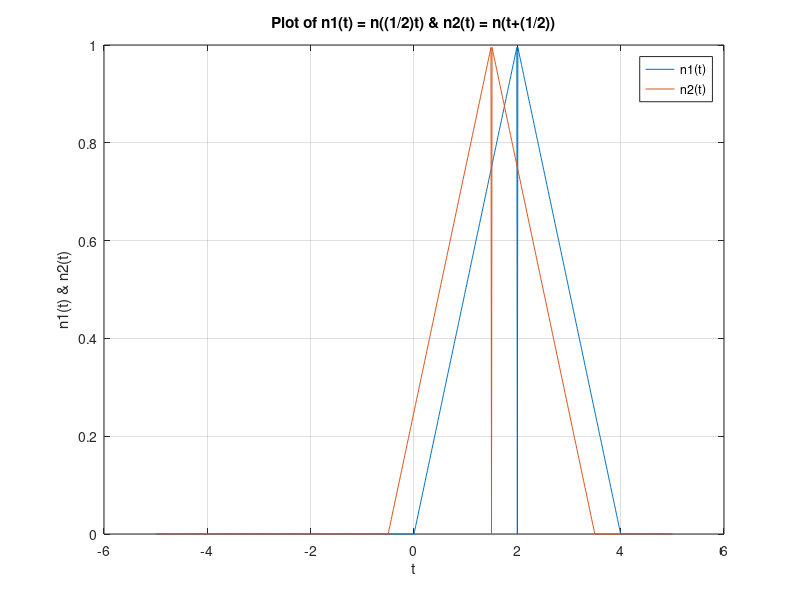

MATLAB code for this plot:
% Ivan Wang 501086429

% Problem B3

p = @(t) 1.0.*((t>=0)&(t<1));
t = (-5:0.01:5); 

r = @(t) t.*p(t); % Calculate r(t) = tp(t)
n = @(t) r(t) + r(-t + 2); % Calculate n(t) = r(t) + r(-t + 2)

n1 = @(t) n(0.5.*t); % Calculate n1(t) = n((1/2)t)
n2 = @(t) n1(t+0.5); % Calculate n2(t) = n1(t+(1/2))

plot(t,n1(t)); % Plot n1(t)

hold on;

plot(t,n2(t)); % Plot n2(t)

xlabel('t');
ylabel('n1(t) & n2(t)');
grid;
title('Plot of n1(t) = n((1/2)t) & n2(t) = n(t+(1/2))');
legend('n1(t)','n2(t)');

